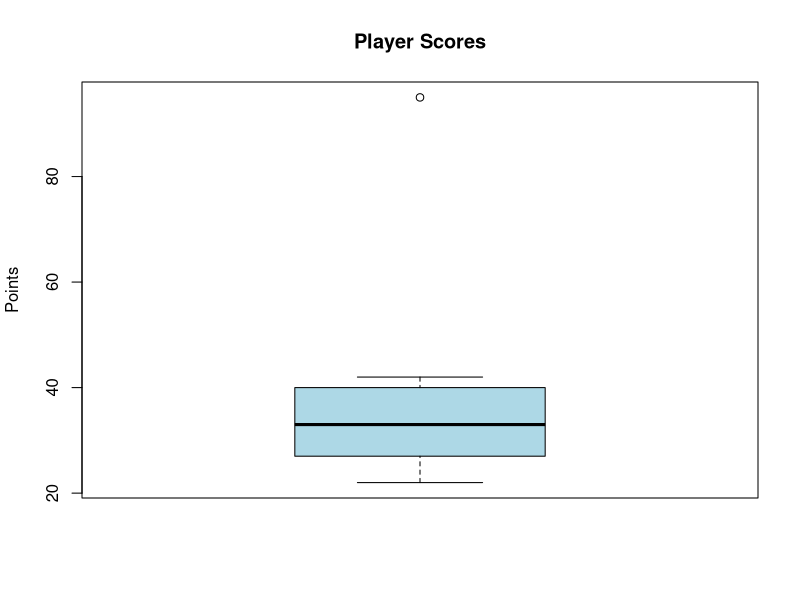

Write the R code that produced this figure.
score <- c(22,25,27,30,31,35,38,40,42,95)

boxplot(score,
        col="lightblue",
        main="Player Scores",
        ylab="Points")
